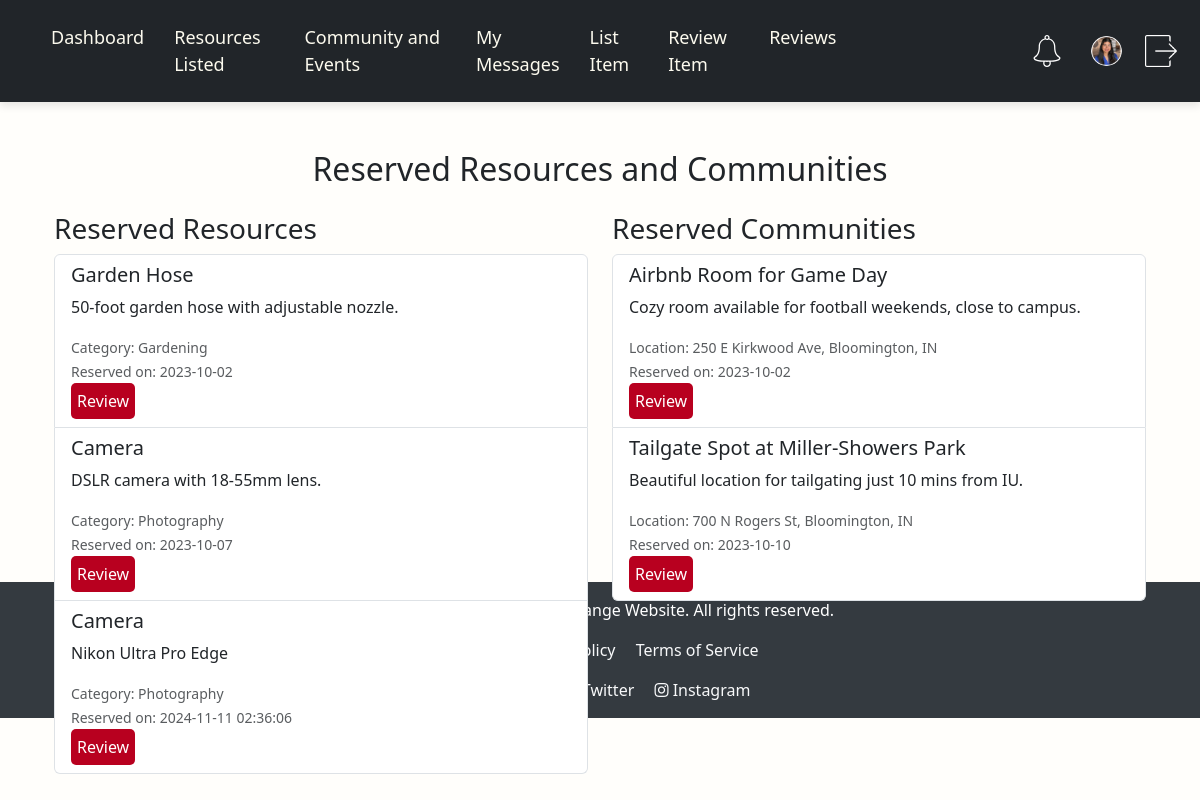
The app's page /reviews (signed in) with its own data.
### tables this page shows
CREATE TABLE Resources (
        resource_id INTEGER PRIMARY KEY AUTOINCREMENT,
        user_id INTEGER,
        title TEXT NOT NULL,
        description TEXT,
        images TEXT,
        category TEXT,
        availability TEXT,
        date_posted TEXT NOT NULL, reserved_by INTEGER DEFAULT NULL,
        FOREIGN KEY (user_id) REFERENCES Users(user_id)
    );

CREATE TABLE Community (
    community_id INTEGER PRIMARY KEY AUTOINCREMENT,
    user_id INTEGER,
    title TEXT NOT NULL,
    description TEXT,
    images TEXT,
    location TEXT,  -- Changed from category to location
    availability TEXT,
    date_posted TEXT NOT NULL,
    FOREIGN KEY (user_id) REFERENCES Users(user_id)
);

### app.py (the view)
@app.route('/reviews')
@login_required
def reviews():
    conn = get_db_connection()
    user_id = session['user_id']
    reserved_resources_query = '''
    SELECT resource_id, title, description, category, date_posted
    FROM Resources
    WHERE user_id = ? AND availability = 'Reserved';
    '''
    reserved_resources = conn.execute(reserved_resources_query, (user_id,)).fetchall()
    reserved_communities_query = '''
    SELECT community_id, title, description, location, date_posted
    FROM Community
    WHERE user_id = ? AND availability = 'Reserved';
    '''
    reserved_communities = conn.execute(reserved_communities_query, (user_id,)).fetchall()
    conn.close()
    return render_template(
        'reviews.html',
        reserved_resources=reserved_resources,
        reserved_communities=reserved_communities
    )

### app.py (called while the page is built)
def get_db_connection():
    conn = sqlite3.connect('community.db')
    conn.row_factory = sqlite3.Row
    return conn

@app.after_request
def add_header(response):
    response.headers['Cache-Control'] = 'no-store, no-cache, must-revalidate, max-age=0'
    response.headers['Pragma'] = 'no-cache'
    response.headers['Expires'] = '0'
    return response

def login_required(f):
    @wraps(f)
    def decorated_function(*args, **kwargs):
        if 'user_id' not in session:
            flash('Please log in to access this page.', 'danger')
            return redirect(url_for('login'))
        return f(*args, **kwargs)
    return decorated_function

### templates/reviews.html (shortened to what this page needs)
{% extends "base.html" %}
{% block content %}
<div class="container mt-4" style="height:36vw">
    <h2 class="text-center mb-4">Reserved Resources and Communities</h2>
    <div class="row">
        <div class="col-md-6">
            <h3>Reserved Resources</h3>
            {% if reserved_resources %}
            <ul class="list-group">
                {% for resource in reserved_resources %}
                <li class="list-group-item">
                    <h5>{{ resource['title'] }}</h5>
                    <p>{{ resource['description'] }}</p>
                    <small class="text-muted">Category: {{ resource['category'] }}</small><br>
                    <small class="text-muted">Reserved on: {{ resource['date_posted'] }}</small><br>
                    <button class="buttonUs" onclick="openReviewModal('resource', {{ resource['resource_id'] }}, '{{ resource['title'] }}')">Review</button>
                </li>
                {% endfor %}
            </ul>
            {% else %}
            <p>No reserved resources.</p>
            {% endif %}
        </div>
        <div class="col-md-6">
            <h3>Reserved Communities</h3>
            {% if reserved_communities %}
            <ul class="list-group">
                {% for community in reserved_communities %}
                <li class="list-group-item">
                    <h5>{{ community['title'] }}</h5>
                    <p>{{ community['description'] }}</p>
                    <small class="text-muted">Location: {{ community['location'] }}</small><br>
                    <small class="text-muted">Reserved on: {{ community['date_posted'] }}</small><br>
                    <button class="buttonUs" onclick="openReviewModal('community', {{ community['community_id'] }}, '{{ community['title'] }}')">Review</button>
                </li>
                {% endfor %}
            </ul>
            {% else %}
            <p>No reserved communities.</p>
            {% endif %}
        </div>
    </div>
</div>
{% endblock %}

### static/styles.css (style rules this page uses)
body { background-color:#fffefb ; height: 100vh; justify-content: center; align-items: center; margin: 0; }
.buttonUs { font-size: medium; background: #b8001f; color: white; font-weight: 500; border-radius: 5px; padding: 6px 6px; border:none; text-decoration: none; }

### records on screen
Resources: title "Garden Hose", description "50-foot garden hose with adjustable nozzle.", category "Gardening", date_posted "2023-10-02"
Resources: title "Camera", description "DSLR camera with 18-55mm lens.", category "Photography", date_posted "2023-10-07"
Resources: title "Camera", description "Nikon Ultra Pro Edge", category "Photography", date_posted "2024-11-11 02:36:06"
Community: title "Airbnb Room for Game Day", description "Cozy room available for football weekends, close to campus.", location "250 E Kirkwood Ave, Bloomington, IN", date_posted "2023-10-02"
Community: title "Tailgate Spot at Miller-Showers Park", description "Beautiful location for tailgating just 10 mins from IU.", location "700 N Rogers St, Bloomington, IN", date_posted "2023-10-10"
